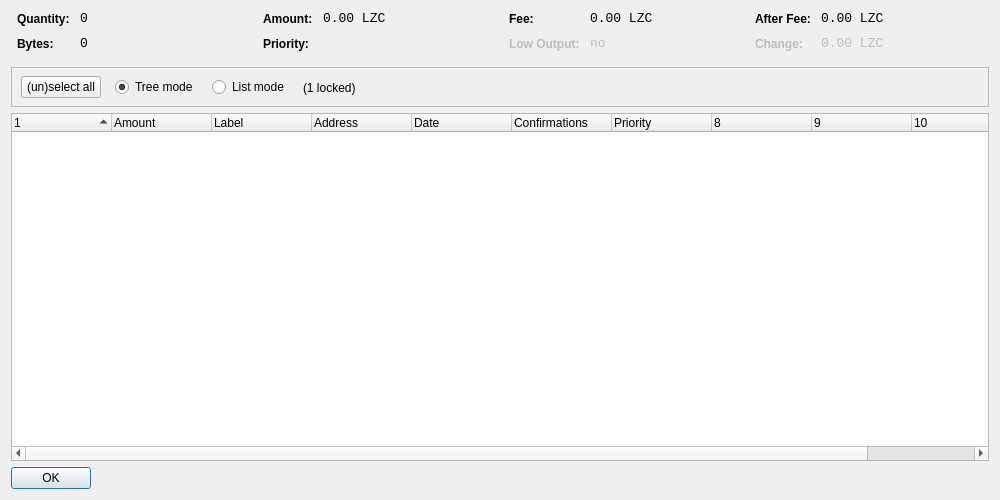
<?xml version="1.0" encoding="UTF-8"?>
<ui version="4.0">
 <class>CoinControlDialog</class>
 <widget class="QDialog" name="CoinControlDialog">
  <property name="geometry">
   <rect>
    <x>0</x>
    <y>0</y>
    <width>1000</width>
    <height>500</height>
   </rect>
  </property>
  <property name="windowTitle">
   <string>Coin Control</string>
  </property>
  <layout class="QVBoxLayout" name="verticalLayout">
   <item>
    <layout class="QHBoxLayout" name="horizontalLayoutTop" stretch="0,0,0,0">
     <property name="topMargin">
      <number>0</number>
     </property>
     <property name="bottomMargin">
      <number>10</number>
     </property>
     <item>
      <layout class="QFormLayout" name="formLayoutCoinControl1">
       <property name="horizontalSpacing">
        <number>10</number>
       </property>
       <property name="verticalSpacing">
        <number>10</number>
       </property>
       <property name="leftMargin">
        <number>6</number>
       </property>
       <property name="rightMargin">
        <number>6</number>
       </property>
       <item row="0" column="0">
        <widget class="QLabel" name="labelCoinControlQuantityText">
         <property name="styleSheet">
          <string notr="true">font-weight:bold;</string>
         </property>
         <property name="text">
          <string>Quantity:</string>
         </property>
        </widget>
       </item>
       <item row="0" column="1">
        <widget class="QLabel" name="labelCoinControlQuantity">
         <property name="font">
          <font>
           <family>Monospace</family>
           <pointsize>10</pointsize>
          </font>
         </property>
         <property name="cursor">
          <cursorShape>IBeamCursor</cursorShape>
         </property>
         <property name="contextMenuPolicy">
          <enum>Qt::ActionsContextMenu</enum>
         </property>
         <property name="text">
          <string notr="true">0</string>
         </property>
         <property name="textInteractionFlags">
          <set>Qt::LinksAccessibleByMouse|Qt::TextSelectableByKeyboard|Qt::TextSelectableByMouse</set>
         </property>
        </widget>
       </item>
       <item row="1" column="0">
        <widget class="QLabel" name="labelCoinControlBytesText">
         <property name="styleSheet">
          <string notr="true">font-weight:bold;</string>
         </property>
         <property name="text">
          <string>Bytes:</string>
         </property>
        </widget>
       </item>
       <item row="1" column="1">
        <widget class="QLabel" name="labelCoinControlBytes">
         <property name="font">
          <font>
           <family>Monospace</family>
           <pointsize>10</pointsize>
          </font>
         </property>
         <property name="cursor">
          <cursorShape>IBeamCursor</cursorShape>
         </property>
         <property name="contextMenuPolicy">
          <enum>Qt::ActionsContextMenu</enum>
         </property>
         <property name="text">
          <string notr="true">0</string>
         </property>
         <property name="textInteractionFlags">
          <set>Qt::LinksAccessibleByMouse|Qt::TextSelectableByKeyboard|Qt::TextSelectableByMouse</set>
         </property>
        </widget>
       </item>
      </layout>
     </item>
     <item>
      <layout class="QFormLayout" name="formLayoutCoinControl2">
       <property name="horizontalSpacing">
        <number>10</number>
       </property>
       <property name="verticalSpacing">
        <number>10</number>
       </property>
       <property name="leftMargin">
        <number>6</number>
       </property>
       <property name="rightMargin">
        <number>6</number>
       </property>
       <item row="0" column="0">
        <widget class="QLabel" name="labelCoinControlAmountText">
         <property name="styleSheet">
          <string notr="true">font-weight:bold;</string>
         </property>
         <property name="text">
          <string>Amount:</string>
         </property>
        </widget>
       </item>
       <item row="0" column="1">
        <widget class="QLabel" name="labelCoinControlAmount">
         <property name="font">
          <font>
           <family>Monospace</family>
           <pointsize>10</pointsize>
          </font>
         </property>
         <property name="cursor">
          <cursorShape>IBeamCursor</cursorShape>
         </property>
         <property name="contextMenuPolicy">
          <enum>Qt::ActionsContextMenu</enum>
         </property>
         <property name="text">
          <string notr="true">0.00 LZC</string>
         </property>
         <property name="textInteractionFlags">
          <set>Qt::LinksAccessibleByMouse|Qt::TextSelectableByKeyboard|Qt::TextSelectableByMouse</set>
         </property>
        </widget>
       </item>
       <item row="1" column="0">
        <widget class="QLabel" name="labelCoinControlPriorityText">
         <property name="styleSheet">
          <string notr="true">font-weight:bold;</string>
         </property>
         <property name="text">
          <string>Priority:</string>
         </property>
        </widget>
       </item>
       <item row="1" column="1">
        <widget class="QLabel" name="labelCoinControlPriority">
         <property name="font">
          <font>
           <family>Monospace</family>
           <pointsize>10</pointsize>
          </font>
         </property>
         <property name="cursor">
          <cursorShape>IBeamCursor</cursorShape>
         </property>
         <property name="contextMenuPolicy">
          <enum>Qt::ActionsContextMenu</enum>
         </property>
         <property name="text">
          <string/>
         </property>
         <property name="textInteractionFlags">
          <set>Qt::LinksAccessibleByMouse|Qt::TextSelectableByKeyboard|Qt::TextSelectableByMouse</set>
         </property>
        </widget>
       </item>
      </layout>
     </item>
     <item>
      <layout class="QFormLayout" name="formLayoutCoinControl3">
       <property name="horizontalSpacing">
        <number>10</number>
       </property>
       <property name="verticalSpacing">
        <number>10</number>
       </property>
       <property name="leftMargin">
        <number>6</number>
       </property>
       <property name="rightMargin">
        <number>6</number>
       </property>
       <item row="0" column="0">
        <widget class="QLabel" name="labelCoinControlFeeText">
         <property name="styleSheet">
          <string notr="true">font-weight:bold;</string>
         </property>
         <property name="text">
          <string>Fee:</string>
         </property>
        </widget>
       </item>
       <item row="0" column="1">
        <widget class="QLabel" name="labelCoinControlFee">
         <property name="font">
          <font>
           <family>Monospace</family>
           <pointsize>10</pointsize>
          </font>
         </property>
         <property name="cursor">
          <cursorShape>IBeamCursor</cursorShape>
         </property>
         <property name="contextMenuPolicy">
          <enum>Qt::ActionsContextMenu</enum>
         </property>
         <property name="text">
          <string notr="true">0.00 LZC</string>
         </property>
         <property name="textInteractionFlags">
          <set>Qt::LinksAccessibleByMouse|Qt::TextSelectableByKeyboard|Qt::TextSelectableByMouse</set>
         </property>
        </widget>
       </item>
       <item row="1" column="0">
        <widget class="QLabel" name="labelCoinControlLowOutputText">
         <property name="enabled">
          <bool>false</bool>
         </property>
         <property name="styleSheet">
          <string notr="true">font-weight:bold;</string>
         </property>
         <property name="text">
          <string>Low Output:</string>
         </property>
        </widget>
       </item>
       <item row="1" column="1">
        <widget class="QLabel" name="labelCoinControlLowOutput">
         <property name="enabled">
          <bool>false</bool>
         </property>
         <property name="font">
          <font>
           <family>Monospace</family>
           <pointsize>10</pointsize>
          </font>
         </property>
         <property name="cursor">
          <cursorShape>IBeamCursor</cursorShape>
         </property>
         <property name="contextMenuPolicy">
          <enum>Qt::ActionsContextMenu</enum>
         </property>
         <property name="text">
          <string>no</string>
         </property>
         <property name="textInteractionFlags">
          <set>Qt::LinksAccessibleByMouse|Qt::TextSelectableByKeyboard|Qt::TextSelectableByMouse</set>
         </property>
        </widget>
       </item>
      </layout>
     </item>
     <item>
      <layout class="QFormLayout" name="formLayoutCoinControl4">
       <property name="horizontalSpacing">
        <number>10</number>
       </property>
       <property name="verticalSpacing">
        <number>10</number>
       </property>
       <property name="leftMargin">
        <number>6</number>
       </property>
       <property name="rightMargin">
        <number>6</number>
       </property>
       <item row="0" column="0">
        <widget class="QLabel" name="labelCoinControlAfterFeeText">
         <property name="styleSheet">
          <string notr="true">font-weight:bold;</string>
         </property>
         <property name="text">
          <string>After Fee:</string>
         </property>
        </widget>
       </item>
       <item row="0" column="1">
        <widget class="QLabel" name="labelCoinControlAfterFee">
         <property name="font">
          <font>
           <family>Monospace</family>
           <pointsize>10</pointsize>
          </font>
         </property>
         <property name="cursor">
          <cursorShape>IBeamCursor</cursorShape>
         </property>
         <property name="contextMenuPolicy">
          <enum>Qt::ActionsContextMenu</enum>
         </property>
         <property name="text">
          <string notr="true">0.00 LZC</string>
         </property>
         <property name="textInteractionFlags">
          <set>Qt::LinksAccessibleByMouse|Qt::TextSelectableByKeyboard|Qt::TextSelectableByMouse</set>
         </property>
        </widget>
       </item>
       <item row="1" column="0">
        <widget class="QLabel" name="labelCoinControlChangeText">
         <property name="enabled">
          <bool>false</bool>
         </property>
         <property name="styleSheet">
          <string notr="true">font-weight:bold;</string>
         </property>
         <property name="text">
          <string>Change:</string>
         </property>
        </widget>
       </item>
       <item row="1" column="1">
        <widget class="QLabel" name="labelCoinControlChange">
         <property name="enabled">
          <bool>false</bool>
         </property>
         <property name="font">
          <font>
           <family>Monospace</family>
           <pointsize>10</pointsize>
          </font>
         </property>
         <property name="cursor">
          <cursorShape>IBeamCursor</cursorShape>
         </property>
         <property name="contextMenuPolicy">
          <enum>Qt::ActionsContextMenu</enum>
         </property>
         <property name="text">
          <string notr="true">0.00 LZC</string>
         </property>
         <property name="textInteractionFlags">
          <set>Qt::LinksAccessibleByMouse|Qt::TextSelectableByKeyboard|Qt::TextSelectableByMouse</set>
         </property>
        </widget>
       </item>
      </layout>
     </item>
    </layout>
   </item>
   <item>
    <widget class="QFrame" name="frame">
     <property name="minimumSize">
      <size>
       <width>0</width>
       <height>40</height>
      </size>
     </property>
     <property name="frameShape">
      <enum>QFrame::StyledPanel</enum>
     </property>
     <property name="frameShadow">
      <enum>QFrame::Sunken</enum>
     </property>
     <widget class="QWidget" name="horizontalLayoutWidget">
      <property name="geometry">
       <rect>
        <x>10</x>
        <y>0</y>
        <width>781</width>
        <height>41</height>
       </rect>
      </property>
      <layout class="QHBoxLayout" name="horizontalLayoutPanel" stretch="0,0,0,0,0">
       <property name="spacing">
        <number>14</number>
       </property>
       <item>
        <widget class="QPushButton" name="pushButtonSelectAll">
         <property name="sizePolicy">
          <sizepolicy hsizetype="Maximum" vsizetype="Fixed">
           <horstretch>0</horstretch>
           <verstretch>0</verstretch>
          </sizepolicy>
         </property>
         <property name="text">
          <string>(un)select all</string>
         </property>
        </widget>
       </item>
       <item>
        <widget class="QRadioButton" name="radioTreeMode">
         <property name="sizePolicy">
          <sizepolicy hsizetype="Maximum" vsizetype="Fixed">
           <horstretch>0</horstretch>
           <verstretch>0</verstretch>
          </sizepolicy>
         </property>
         <property name="text">
          <string>Tree mode</string>
         </property>
         <property name="checked">
          <bool>true</bool>
         </property>
        </widget>
       </item>
       <item>
        <widget class="QRadioButton" name="radioListMode">
         <property name="sizePolicy">
          <sizepolicy hsizetype="Maximum" vsizetype="Fixed">
           <horstretch>0</horstretch>
           <verstretch>0</verstretch>
          </sizepolicy>
         </property>
         <property name="text">
          <string>List mode</string>
         </property>
        </widget>
       </item>
       <item>
        <widget class="QLabel" name="labelLocked">
         <property name="text">
          <string>(1 locked)</string>
         </property>
        </widget>
       </item>
       <item>
        <spacer name="horizontalSpacer">
         <property name="orientation">
          <enum>Qt::Horizontal</enum>
         </property>
         <property name="sizeHint" stdset="0">
          <size>
           <width>40</width>
           <height>20</height>
          </size>
         </property>
        </spacer>
       </item>
      </layout>
     </widget>
    </widget>
   </item>
   <item>
    <widget class="CoinControlTreeWidget" name="treeWidget">
     <property name="contextMenuPolicy">
      <enum>Qt::CustomContextMenu</enum>
     </property>
     <property name="sortingEnabled">
      <bool>false</bool>
     </property>
     <property name="columnCount">
      <number>11</number>
     </property>
     <attribute name="headerShowSortIndicator" stdset="0">
      <bool>true</bool>
     </attribute>
     <attribute name="headerStretchLastSection">
      <bool>false</bool>
     </attribute>
     <column>
      <property name="text">
       <string/>
      </property>
     </column>
     <column>
      <property name="text">
       <string>Amount</string>
      </property>
     </column>
     <column>
      <property name="text">
       <string notr="true">Label</string>
      </property>
     </column>
     <column>
      <property name="text">
       <string>Address</string>
      </property>
     </column>
     <column>
      <property name="text">
       <string>Date</string>
      </property>
     </column>
     <column>
      <property name="text">
       <string>Confirmations</string>
      </property>
      <property name="toolTip">
       <string>Confirmed</string>
      </property>
     </column>
     <column>
      <property name="text">
       <string>Priority</string>
      </property>
     </column>
     <column>
      <property name="text">
       <string/>
      </property>
     </column>
     <column>
      <property name="text">
       <string/>
      </property>
     </column>
     <column>
      <property name="text">
       <string/>
      </property>
     </column>
     <column>
      <property name="text">
       <string/>
      </property>
     </column>
    </widget>
   </item>
   <item>
    <widget class="QDialogButtonBox" name="buttonBox">
     <property name="sizePolicy">
      <sizepolicy hsizetype="Maximum" vsizetype="Fixed">
       <horstretch>0</horstretch>
       <verstretch>0</verstretch>
      </sizepolicy>
     </property>
     <property name="orientation">
      <enum>Qt::Horizontal</enum>
     </property>
     <property name="standardButtons">
      <set>QDialogButtonBox::Ok</set>
     </property>
    </widget>
   </item>
  </layout>
 </widget>
 <customwidgets>
  <customwidget>
   <class>CoinControlTreeWidget</class>
   <extends>QTreeWidget</extends>
   <header>coincontroltreewidget.h</header>
  </customwidget>
 </customwidgets>
 <resources/>
 <connections/>
</ui>
